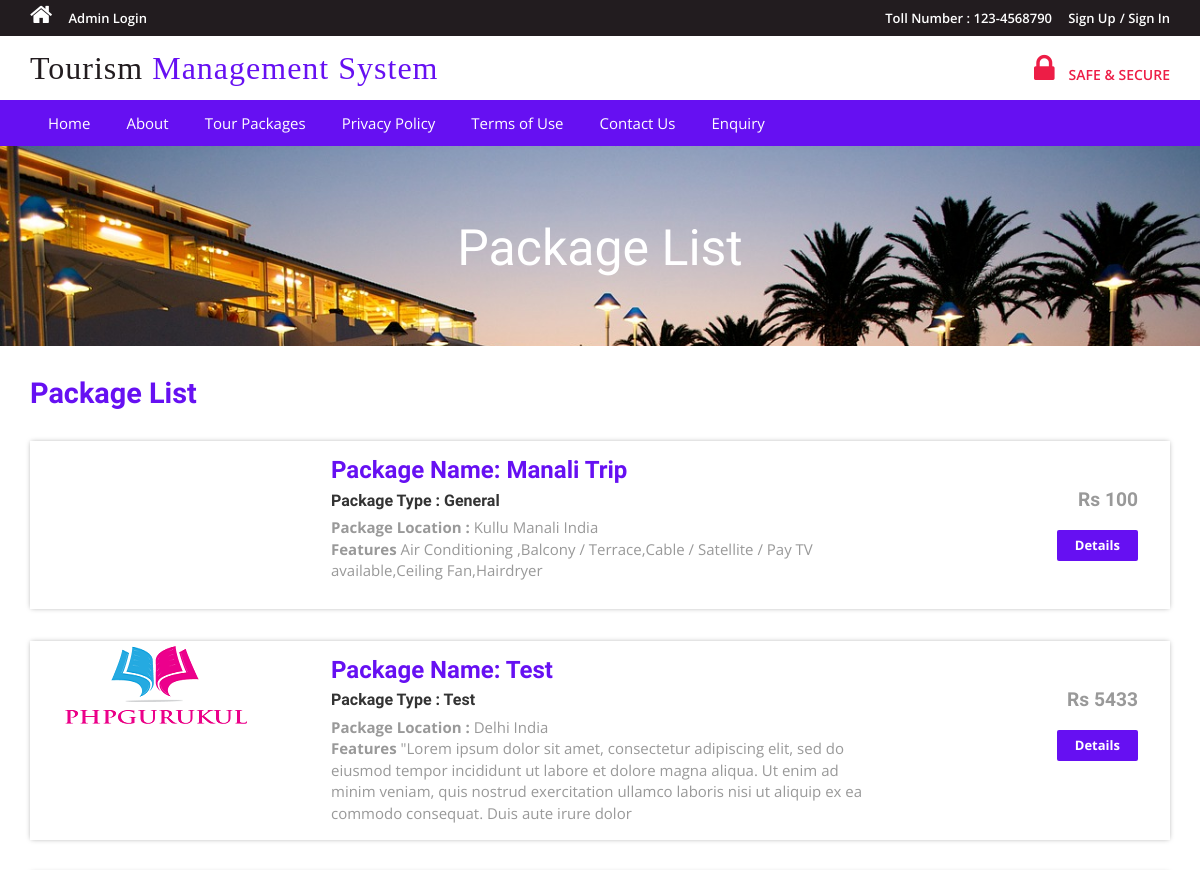
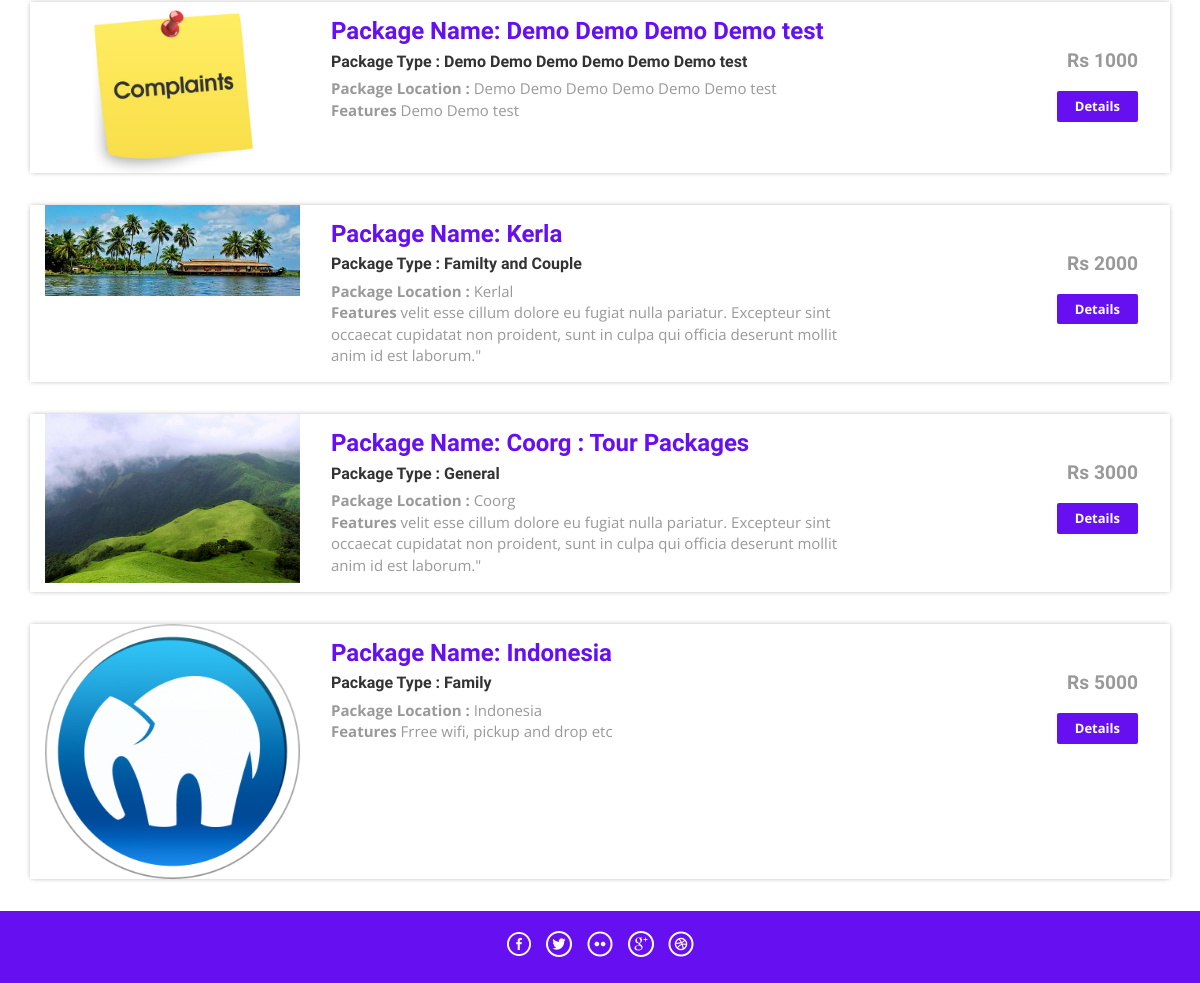
The page /tms/package-list.php on the database as committed earlier (2 pictures, top to bottom).
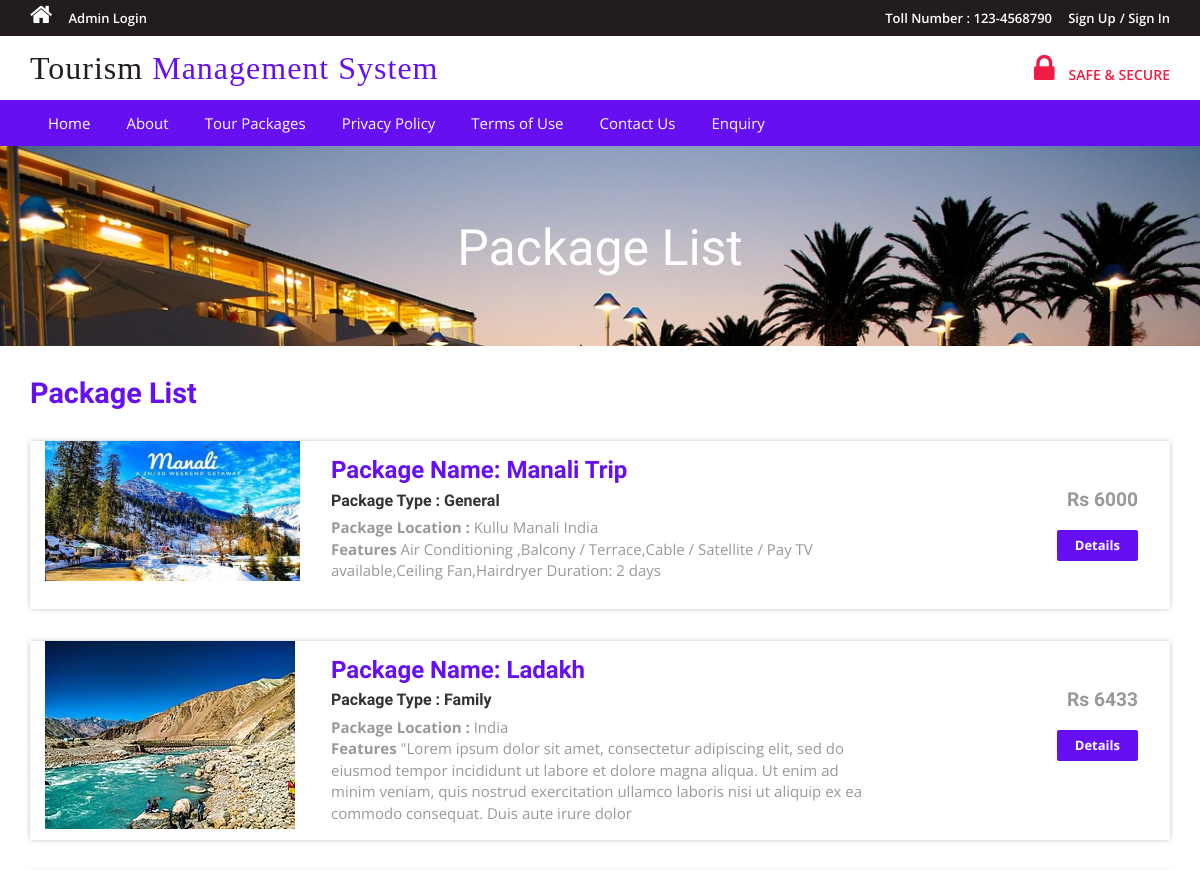
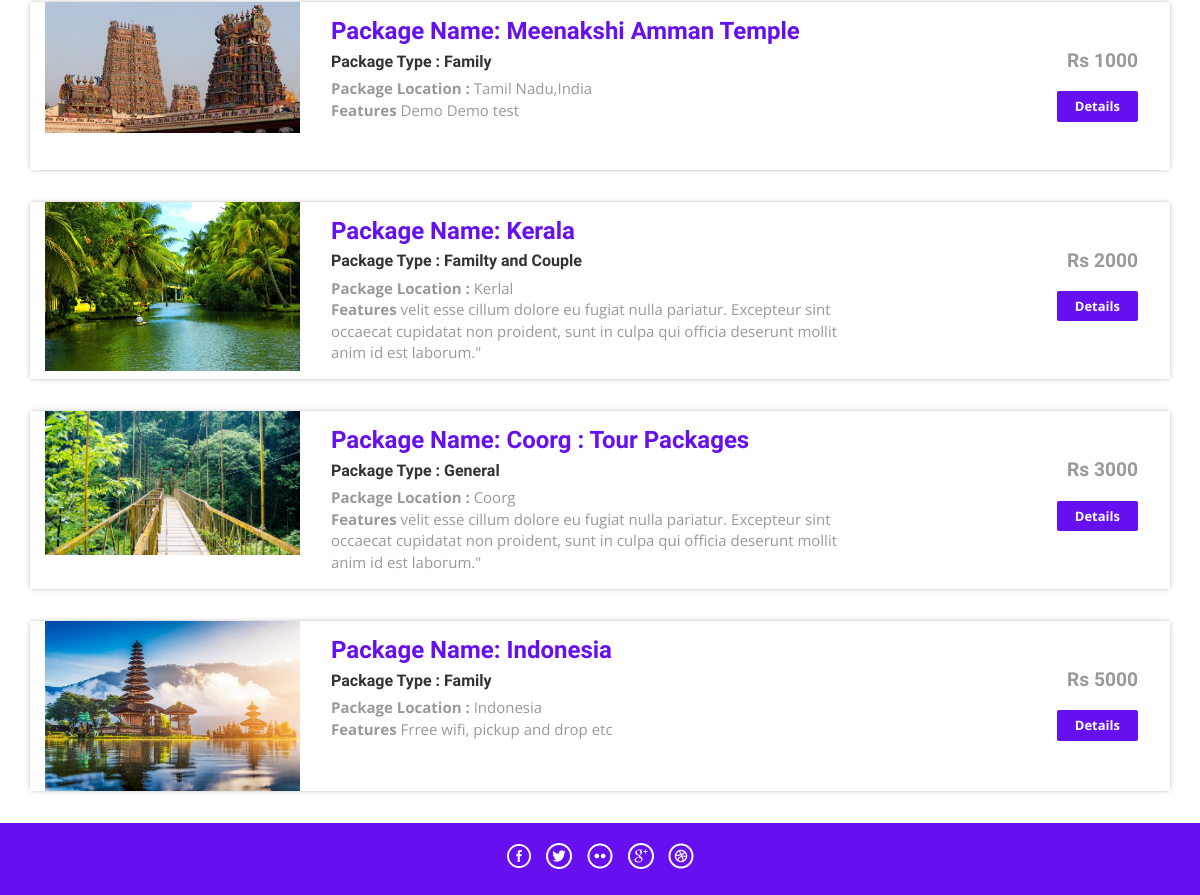
The same page on the database as committed later (2 pictures, top to bottom).
### tables this page shows
CREATE TABLE IF NOT EXISTS `tbltourpackages` (
  `PackageId` int NOT NULL AUTO_INCREMENT,
  `PackageName` varchar(200) DEFAULT NULL,
  `PackageType` varchar(150) DEFAULT NULL,
  `PackageLocation` varchar(100) DEFAULT NULL,
  `PackagePrice` int DEFAULT NULL,
  `PackageFetures` varchar(255) DEFAULT NULL,
  `PackageDetails` mediumtext,
  `PackageImage` varchar(100) DEFAULT NULL,
  `Creationdate` timestamp NULL DEFAULT CURRENT_TIMESTAMP,
  `UpdationDate` timestamp NULL DEFAULT NULL ON UPDATE CURRENT_TIMESTAMP,
  PRIMARY KEY (`PackageId`)
);

### tms/package-list.php (the view, shortened to what this page needs)
<?php
include('includes/config.php');
?>
<!DOCTYPE HTML>
<html>
<head>
<link href="css/bootstrap.css" rel='stylesheet' type='text/css' />
<link href="css/styl.css" rel='stylesheet' type='text/css' />
<link href="css/font-awesome.css" rel="stylesheet">
<link href="css/animate.css" rel="stylesheet" type="text/css" media="all">
</head>
<body>
<?php include('includes/header.php');?>
<div class="banner-3">
	<div class="container">
		<h1 class="wow zoomIn animated animated" data-wow-delay=".5s" style="visibility: visible; animation-delay: 0.5s; animation-name: zoomIn;"> Package List</h1>
	</div>
</div>
<div class="rooms">
	<div class="container">
		<div class="room-bottom">
			<h3>Package List</h3>
<?php $sql = "SELECT * from tbltourpackages";
$query = $dbh->prepare($sql);
$query->execute();
$results=$query->fetchAll(PDO::FETCH_OBJ);
if($query->rowCount() > 0)
{
foreach($results as $result)
{	?>
			<div class="rom-btm">
				<div class="col-md-3 room-left wow fadeInLeft animated" data-wow-delay=".5s">
					<img src="admin/pacakgeimages/<?php echo htmlentities($result->PackageImage);?>" class="img-responsive" alt="">
				</div>
				<div class="col-md-6 room-midle wow fadeInUp animated" data-wow-delay=".5s">
					<h4>Package Name: <?php echo htmlentities($result->PackageName);?></h4>
					<h6>Package Type : <?php echo htmlentities($result->PackageType);?></h6>
					<p><b>Package Location :</b> <?php echo htmlentities($result->PackageLocation);?></p>
					<p><b>Features</b> <?php echo htmlentities($result->PackageFetures);?></p>
				</div>
				<div class="col-md-3 room-right wow fadeInRight animated" data-wow-delay=".5s">
					<h5>Rs <?php echo htmlentities($result->PackagePrice);?></h5>
					<a href="package-details.php?pkgid=<?php echo htmlentities($result->PackageId);?>" class="view">Details</a>
				</div>
				<div class="clearfix"></div>
			</div>
<?php }} ?>
		</div>
	</div>
</div>
<?php include('includes/footer.php');?>
</body>
</html>

### tms/includes/header.php (shortened to what this page needs)
<?php if($_SESSION['login'])
{?>
<div class="top-header">
	<div class="container">
		<ul class="tp-hd-lft wow fadeInLeft animated" data-wow-delay=".5s">
			<li class="hm"><a href="index.php"><i class="fa fa-home"></i></a></li>
			<li class="prnt"><a href="profile.php">My Profile</a></li>
				<li class="prnt"><a href="change-password.php">Change Password</a></li>
			<li class="prnt"><a href="tour-history.php">My Tour History</a></li>
			<li class="prnt"><a href="issuetickets.php">Issue Tickets</a></li>
		</ul>
		<ul class="tp-hd-rgt wow fadeInRight animated" data-wow-delay=".5s">
			<li class="tol">Welcome :</li>
			<li class="sig"><?php echo htmlentities($_SESSION['login']);?></li>
			<li class="sigi"><a href="logout.php" >/ Logout</a></li>
        </ul>
		<div class="clearfix"></div>
	</div>
</div><?php } else {?>
<div class="top-header">
	<div class="container">
		<ul class="tp-hd-lft wow fadeInLeft animated" data-wow-delay=".5s">
			<li class="hm"><a href="index.php"><i class="fa fa-home"></i></a></li>
				<li class="hm"><a href="admin/index.php">Admin Login</a></li>
		</ul>
		<ul class="tp-hd-rgt wow fadeInRight animated" data-wow-delay=".5s">
			<li class="tol">Toll Number : 123-4568790</li>
			<li class="sig"><a href="#" data-toggle="modal" data-target="#myModal" >Sign Up</a></li>
			<li class="sigi"><a href="#" data-toggle="modal" data-target="#myModal4" >/ Sign In</a></li>
        </ul>
		<div class="clearfix"></div>
	</div>
</div>
<?php }?>
<div class="header">
	<div class="container">
		<div class="logo wow fadeInDown animated" data-wow-delay=".5s">
			<a href="index.php">Tourism <span>Management System</span></a>
		</div>
		<div class="lock fadeInDown animated" data-wow-delay=".5s">
			<li><i class="fa fa-lock"></i></li>
            <li><div class="securetxt">SAFE &amp; SECURE </div></li>
		</div>
		<div class="clearfix"></div>
	</div>
</div>
<div class="footer-btm wow fadeInLeft animated" data-wow-delay=".5s">
	<div class="container">
	<div class="navigation">
			<nav class="navbar navbar-default">
				<div class="collapse navbar-collapse nav-wil" id="bs-example-navbar-collapse-1">
					<nav class="cl-effect-1">
						<ul class="nav navbar-nav">
							<li><a href="index.php">Home</a></li>
							<li><a href="page.php?type=aboutus">About</a></li>
								<li><a href="package-list.php">Tour Packages</a></li>
								<li><a href="page.php?type=privacy">Privacy Policy</a></li>
								<li><a href="page.php?type=terms">Terms of Use</a></li>
								<li><a href="page.php?type=contact">Contact Us</a></li>
								<?php if($_SESSION['login'])
{?>
								<li>Need Help?<a href="#" data-toggle="modal" data-target="#myModal3"> / Write Us </a>  </li>
								<?php } else { ?>
								<li><a href="enquiry.php"> Enquiry </a>  </li>
								<?php } ?>
								<div class="clearfix"></div>
						</ul>
					</nav>
				</div>
			</nav>
		</div>
	</div>
</div>

### tms/includes/footer.php (shortened to what this page needs)
<div class="copy-right">
	<div class="container">
		<div class="footer-social-icons wow fadeInDown animated animated" data-wow-delay=".5s" style="visibility: visible; animation-delay: 0.5s; animation-name: fadeInDown;">
			<ul>
				<li><a class="facebook" href="#"><span>Facebook</span></a></li>
				<li><a class="twitter" href="#"><span>Twitter</span></a></li>
				<li><a class="flickr" href="#"><span>Flickr</span></a></li>
				<li><a class="googleplus" href="#"><span>Google+</span></a></li>
				<li><a class="dribbble" href="#"><span>Dribbble</span></a></li>
			</ul>
		</div>
	</div>
</div>

### tms/css/styl.css (style rules this page uses)
html, body { font-size: 100%; background: #fff; font-family: 'Open Sans', sans-serif; }
body a,.grid_1,plan_1,plan_1.one,plan_1.two,i.icon1, i.icon2, i.icon3, i.icon4, i.icon5, i.icon6 { transition:0.5s all; -webkit-transition:0.5s all; -moz-transition:0.5s all; -o-transition:0.5s all; -ms-transition:0.5s all; }
h1,h2,h3,h4,h5,h6 { margin:0; font-family: 'Roboto Condensed', sans-serif; }
p { margin:0; }
ul { margin:0; padding:0; }
.logo a { color: #221C1F; letter-spacing: 1px; font-size: 2em; font-weight: 400; display: block; text-decoration: none; font-family: Marker Felt, fantasy; }
.logo span { color:#6610f2; }
i.fa.fa-home { font-size: 24px; }
.top-header { background-color: #221C1F; border-bottom: 0 none; height: 36px; line-height: 35px; }
ul.tp-hd-lft { float: left; }
ul.tp-hd-lft li { display: inline-block; }
li.hm,li.prnt { margin-right: 12px; }
ul.tp-hd-lft a { font-size: 13px; font-weight: 600; color:#fff; }
ul.tp-hd-rgt { float:right; }
ul.tp-hd-rgt li { display: inline-block; font-size: 13px; font-weight: 600; color:#fff; }
ul.tp-hd-rgt a { font-size: 13px; font-weight: 600; color:#fff; }
li.ned,li.wrt,li.tol { margin-right: 12px; }
.header { background-color: #fff; margin: 0; padding: 10px 0 8px; }
.logo a { display: block; }
.logo { float: left; margin-right: 60px; }
.lock { float: right; margin-top: 7px; }
.securetxt { color: #ED1D46; line-height: 18px; margin-top: 0px; font-size: 14px; font-weight:600; }
.lock li { display: inline-block; }
i.fa.fa-lock { color:#ED1D46; font-size: 2em; padding-right: 10px; }
.footer-btm li { display: inline-block; margin: 0 10px; font-size: 14px; color: #fff; }
.footer-btm li a { font-size: 15px; color: #fff; display: inline-block; padding: 5px 8px; }
.footer-btm { background:#6610f2; padding: 0.5em 0; text-align:center; }
.copy-right { background:#6610f2; text-align: center; padding: 0.5em 0; }
a.view { padding: 6px 18px; font-weight: 700; color: #fff; background-color: #6610f2; border: 0; font-size: 13px; border-radius: 2px; -webkit-transition: all .2s; -moz-transition: all .2s; transition: all .2s; margin-top: 20px; display: inline-block; }
.banner-3 { background: url(../images/6.jpg)no-repeat; background-size: cover; -webkit-background-size: cover; -o-background-size: cover; -ms-background-size: cover; -moz-background-size: cover; min-height:200px; }
.banner-3 h1 { font-size: 50px; margin-bottom: 40px; padding: 1.5em 0 0; text-align: center; color: #fff; }
.rom-btm { margin-top: 2em; box-shadow: 0px 0px 5px -1px rgba(0, 0, 0, 0.37); }
.room-bottom h3 { font-size: 1.8em; font-weight: 700; color: #6610f2; }
.room-bottom { padding: 2em 0; }
.rom-btm h4 { font-size: 1.5em; font-weight: 700; color: #6610f2; }
.rom-btm p { font-size: 15px; color: #999; }
.rom-btm h6 { font-size: 1em; font-weight: 700; margin: 0.5em 0; }
.room-right { text-align: right; padding: 3em 2em; }
.room-midle { padding: 1em; }
.rom-btm h5 { font-size: 1.2em; font-weight: 700; color: #999; }
.footer-social-icons ul li { display:inline-block; margin:0 0.2em; }
.footer-social-icons ul li a { width:30px; height:30px; background:url('../images/img-sprite.png') no-repeat 0px 0px; display:inline-block; position: relative; }
.footer-social-icons ul li a.facebook { background-position:0px 0px; }
.footer-social-icons ul li a.twitter { background-position:-30px 0px; }
.footer-social-icons ul li a.flickr { background-position:-60px 0px; }
.footer-social-icons ul li a.googleplus { background-position:-90px 0px; }
.footer-social-icons ul li a.dribbble { background-position:-120px 0px; }
.footer-social-icons { margin: 10px 0 10px; }
.navbar-default { background-color: #6610f2 !important; border-color: #6610f2 !important; }
.navbar { min-height: 0px !important; margin-bottom:0px !important; border-radius:0px !important; border: none !important; }
ul.nav.navbar-nav li a { font-size: 15px ; color: #fff; display: inline-block; padding: 5px 8px; }
.navbar-collapse { padding-right: 0px !important; padding-left: 0px !important; }

Rows that differ between the two databases and show on the page:
removed tbltourpackages: PackageImage (picture), PackageName "Test", PackageType "Test", PackageLocation "Delhi India", PackageFetures "\"Lorem ipsum dolor sit amet, consectetur adipiscing elit, sed do eiusmod tempor incididunt ut labore et dolore magna aliqua. Ut enim ad minim veniam, quis nostrud exercitation ullamco laboris nisi ut aliquip ex ea commodo consequat. Duis aute irure dolor", PackagePrice "5433"
removed tbltourpackages: PackageImage (picture), PackageName "Demo Demo Demo Demo test", PackageType "Demo Demo Demo Demo Demo Demo test", PackageLocation "Demo Demo Demo Demo Demo Demo test", PackageFetures "Demo Demo test", PackagePrice "1000"
changed tbltourpackages "Manali Trip": PackageImage: picture added; PackageFetures "Air Conditioning ,Balcony / Terrace,Cable / Satellite / Pay TV available,Ceiling Fan,Hairdryer" → "Air Conditioning ,Balcony / Terrace,Cable / Satellite / Pay TV available,Ceiling Fan,Hairdryer Duration: 2 days"; PackagePrice "100" → "6000"
added tbltourpackages: PackageImage (picture), PackageName "Ladakh", PackageType "Family", PackageLocation "India", PackageFetures "\"Lorem ipsum dolor sit amet, consectetur adipiscing elit, sed do eiusmod tempor incididunt ut labore et dolore magna aliqua. Ut enim ad minim veniam, quis nostrud exercitation ullamco laboris nisi ut aliquip ex ea commodo consequat. Duis aute irure dolor", PackagePrice "6433"
added tbltourpackages: PackageImage (picture), PackageName "Meenakshi Amman Temple", PackageType "Family", PackageLocation "Tamil Nadu,India", PackageFetures "Demo Demo test", PackagePrice "1000"
changed tbltourpackages "Familty and Couple": PackageImage: a different picture; PackageName "Kerla" → "Kerala"
changed tbltourpackages "Coorg : Tour Packages": PackageImage: a different picture
changed tbltourpackages "Indonesia": PackageImage: a different picture
